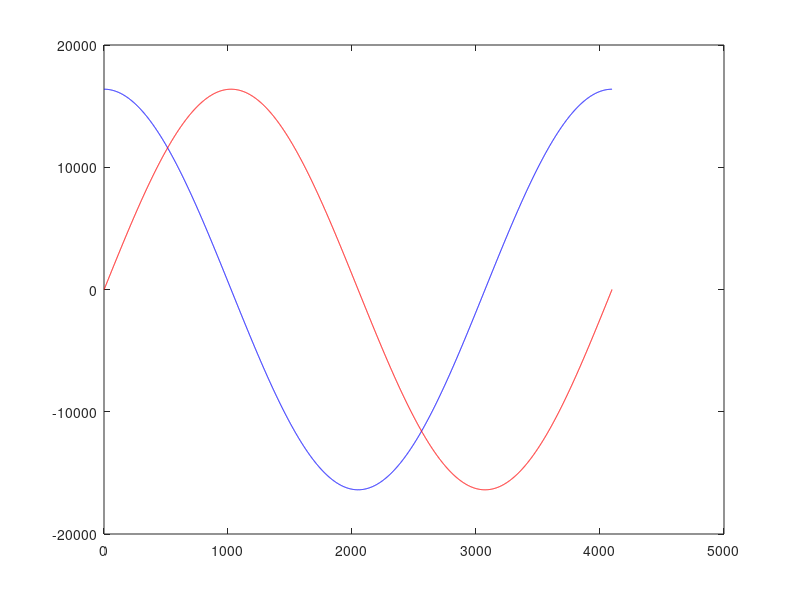

Source code (MATLAB):
addr= 2^12
a = [0:2*pi/addr:2*pi];
aa = cos(a)*(((2^(16-1))-1)/2);%+127+0.5;
bb = sin(a)*((2^(16-1))/2)-1;%+127+0.5;
cos_val = int32(aa);
sin_val = int32(bb);
res = [cos_val sin_val];
plot(cos_val, 'b')
hold on
plot(sin_val, 'r')
%save -text "dds_coeff.dat" res;
%save -text "dds_sin.dat" sin_val;
save -text "dds_cos.dat" cos_val;

